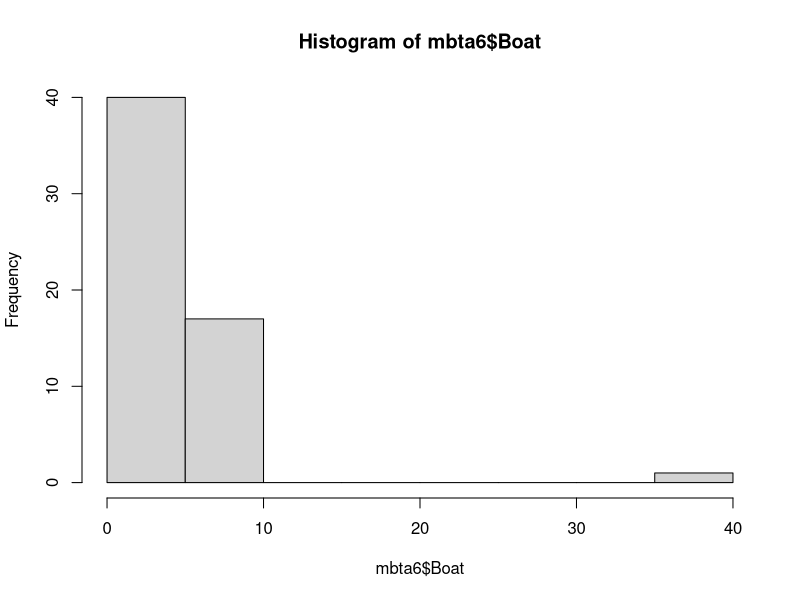
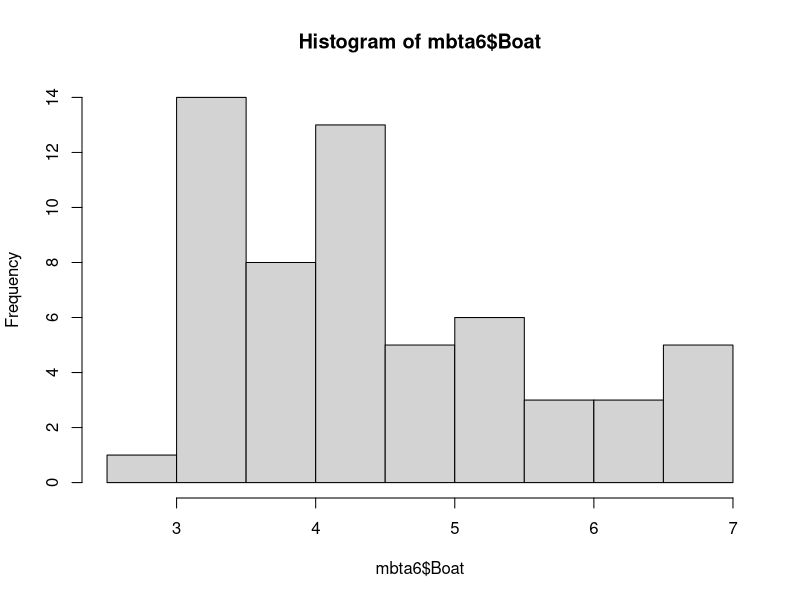
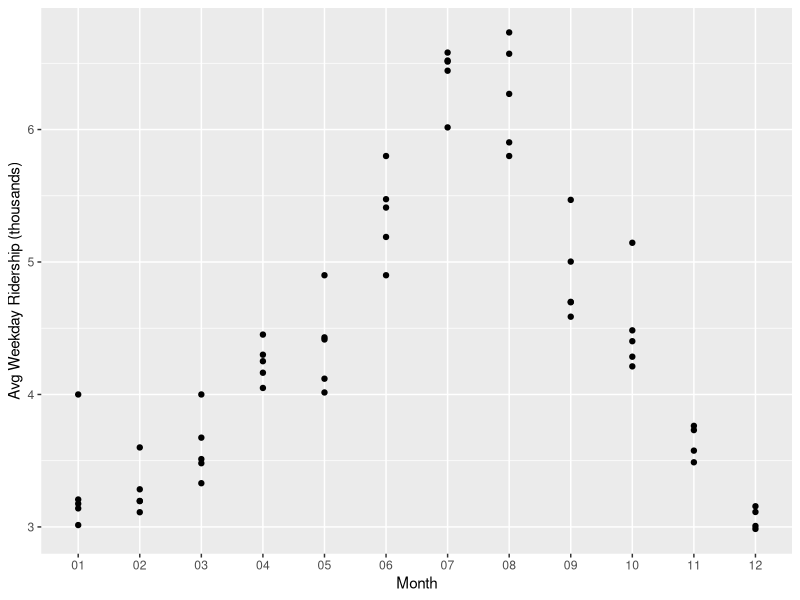

Generate these figures, in order, with R:
## ---- chunk 1
knitr::opts_chunk$set(echo = TRUE)
## ---- chunk 2
# Load readxl
library(readxl)

# Import mbta.xlsx and skip first row: mbta
mbta <- read_excel("data/mbta.xlsx", skip = 1)
## ---- chunk 3
str(mbta)
## ---- chunk 4
head(mbta, n = 20)
## ---- chunk 5
# Remove rows 1, 7, and 11 of mbta: mbta2
mbta2 <- mbta[c(-1, -7, -11), ]

# Remove the first column of mbta2: mbta3
mbta3 <- mbta2[, -1]
## ---- chunk 6
## mbta3 is pre-loaded

# Load tidyr
library(tidyr)

# Gather columns of mbta3: mbta4
mbta4 <- gather(mbta3, month, thou_riders, -mode)

# View the head of mbta4
head(mbta4)
## ---- chunk 7
# Coerce thou_riders to numeric
mbta4$thou_riders <- as.numeric(mbta4$thou_riders)

# Spread the contents of mbta4: mbta5
mbta5 <- spread(mbta4, mode, thou_riders)

head(mbta5)
## ---- chunk 8
# Separate month column into month and year: mbta6
mbta6 <- separate(mbta5, month, c("year", "month"))

head(mbta6)
## ---- chunk 9
summary(mbta6)
## ---- chunk 10
hist(mbta6$Boat)
## ---- chunk 11
# Find the row number of the incorrect value: i
i <- which(mbta6$Boat == 40)

# Replace the incorrect value with 4
mbta6$Boat[i] <- 4

# Generate a histogram of Boat column
hist(mbta6$Boat)

## ---- chunk 12
library(ggplot2)

# Look at Boat ridership over time 
ggplot(mbta6, aes(x = month, y = Boat)) +  geom_point() + 
  scale_x_discrete(name = "Month") + 
  scale_y_continuous(name = "Avg Weekday Ridership (thousands)")

